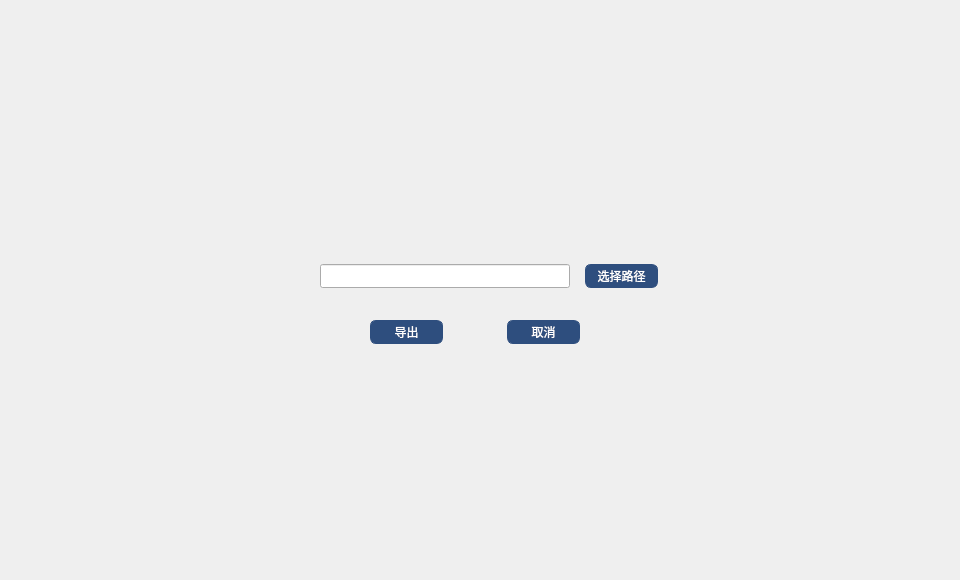
<?xml version="1.0" encoding="UTF-8"?>
<ui version="4.0">
 <class>ExportDialog</class>
 <widget class="QDialog" name="ExportDialog">
  <property name="geometry">
   <rect>
    <x>0</x>
    <y>0</y>
    <width>960</width>
    <height>580</height>
   </rect>
  </property>
  <property name="font">
   <font>
    <family>微软雅黑</family>
   </font>
  </property>
  <property name="windowTitle">
   <string>Dialog</string>
  </property>
  <widget class="QWidget" name="widget" native="true">
   <property name="geometry">
    <rect>
     <x>0</x>
     <y>0</y>
     <width>960</width>
     <height>580</height>
    </rect>
   </property>
   <widget class="QWidget" name="containerWidget" native="true">
    <property name="geometry">
     <rect>
      <x>260</x>
      <y>200</y>
      <width>440</width>
      <height>180</height>
     </rect>
    </property>
    <widget class="QToolButton" name="cancelBtn">
     <property name="geometry">
      <rect>
       <x>247</x>
       <y>120</y>
       <width>73</width>
       <height>24</height>
      </rect>
     </property>
     <property name="cursor">
      <cursorShape>PointingHandCursor</cursorShape>
     </property>
     <property name="styleSheet">
      <string notr="true">QToolButton{color:white;border:1px solid  rgb(46,78,126);border-radius:6px;
background-color: rgb(46,78,126);}
QToolButton:hover{background-color:rgb(66,98,146);}
QToolButton:disabled{background-color:#cecece;}</string>
     </property>
     <property name="text">
      <string>取消</string>
     </property>
    </widget>
    <widget class="QLabel" name="nameLabel">
     <property name="geometry">
      <rect>
       <x>60</x>
       <y>30</y>
       <width>211</width>
       <height>20</height>
      </rect>
     </property>
     <property name="styleSheet">
      <string notr="true">color: rgb(190, 190, 190);</string>
     </property>
     <property name="text">
      <string/>
     </property>
    </widget>
    <widget class="QPushButton" name="pathBtn">
     <property name="geometry">
      <rect>
       <x>325</x>
       <y>64</y>
       <width>73</width>
       <height>24</height>
      </rect>
     </property>
     <property name="font">
      <font>
       <family>微软雅黑</family>
      </font>
     </property>
     <property name="cursor">
      <cursorShape>PointingHandCursor</cursorShape>
     </property>
     <property name="styleSheet">
      <string notr="true">QPushButton{color:white;border:1px solid  rgb(46,78,126);border-radius:6px;
background-color: rgb(46,78,126);}
QToolButton:hover{background-color:rgb(66,98,146);}
QToolButton:disabled{background-color:#cecece;}</string>
     </property>
     <property name="text">
      <string>选择路径</string>
     </property>
    </widget>
    <widget class="QToolButton" name="exportBtn">
     <property name="geometry">
      <rect>
       <x>110</x>
       <y>120</y>
       <width>73</width>
       <height>24</height>
      </rect>
     </property>
     <property name="cursor">
      <cursorShape>PointingHandCursor</cursorShape>
     </property>
     <property name="styleSheet">
      <string notr="true">QToolButton{color:white;border:1px solid  rgb(46,78,126);border-radius:6px;
background-color: rgb(46,78,126);}
QToolButton:hover{background-color:rgb(66,98,146);}
QToolButton:disabled{background-color:#cecece;}</string>
     </property>
     <property name="text">
      <string>导出</string>
     </property>
    </widget>
    <widget class="QLineEdit" name="pathLineEdit">
     <property name="geometry">
      <rect>
       <x>60</x>
       <y>64</y>
       <width>250</width>
       <height>24</height>
      </rect>
     </property>
     <property name="font">
      <font>
       <family>微软雅黑</family>
       <pointsize>10</pointsize>
      </font>
     </property>
     <property name="contextMenuPolicy">
      <enum>Qt::DefaultContextMenu</enum>
     </property>
     <property name="styleSheet">
      <string notr="true">border-color: rgb(0, 0, 0);</string>
     </property>
     <property name="text">
      <string/>
     </property>
     <property name="readOnly">
      <bool>false</bool>
     </property>
    </widget>
   </widget>
  </widget>
 </widget>
 <resources/>
 <connections/>
</ui>
